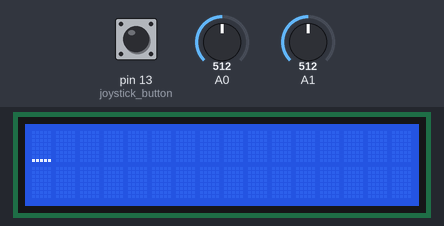
A sketch run on a simulated Arduino Uno, built with avr-gcc and run on an emulated ATmega328P. Parts: 16×2 character LCD. The test bench sets the inputs (shaded band); at power-on: pin 13 (joystick_button) HIGH, A0 = 512, A1 = 512.

Above: at 1.2 s.
1.3 s: pin 13 (joystick_button) pulled LOW for 1 s
At 2.1 s:
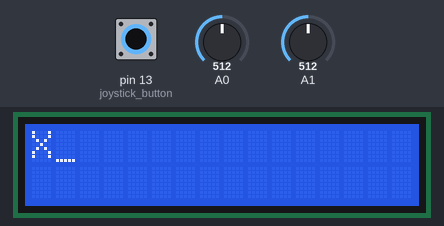
3.9 s: A0 set to 910
5.5 s: A1 set to 910
At 6.6 s:
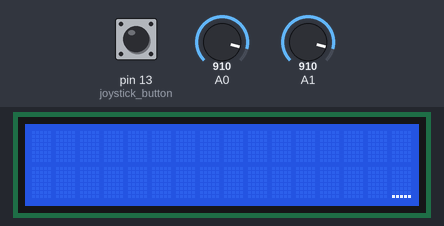
7.1 s: pin 13 (joystick_button) pulled LOW for 0.15 s
At 8.1 s:
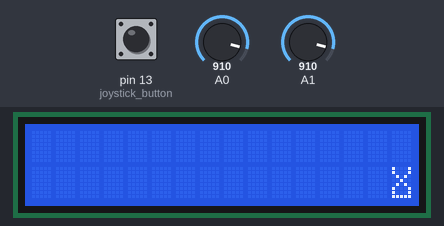
8.8 s: A0 set to 90
At 9.02 s:
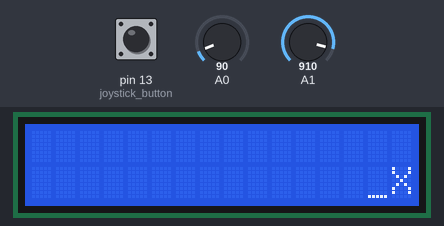
10.4 s: pin 13 (joystick_button) pulled LOW for 0.15 s
At 10.9 s:
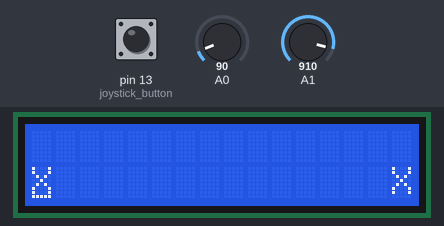
Timing chart, 0 to 13.1 s (numbered marks = the images above; inputs shaded):
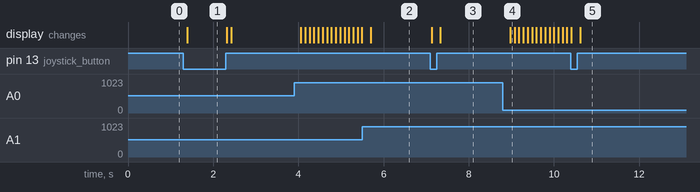

Measured:
- after the input at 1.3 s, the display: changes after 0.10 s (image 1)
- after the input at 5.5 s, the display: changes after 0.20 s (image 2)
- after the input at 7.1 s, the display: first changes at once (image 3 shows a later state)
- after the input at 8.8 s, the display: changes after 0.17 s (image 4)
- after the input at 10.4 s, the display: first changes at once (image 5 shows a later state)

The sketch:

lab5ex3.ino
```cpp
#include "Timer.h"
#include <LiquidCrystal.h>

LiquidCrystal lcd(12,10,5,4,3,2);
enum STATE {INIT, rel, erase} gState = INIT;
int x_joystick;
int y_joystick;
int button = LOW;
int x_cursor = 0;
int y_cursor = 0;
String c = "X";
int cnt = 0;

void ButtonPress(void) {
  //transitions

  switch (gState) {
    case INIT:
      if (cnt > 5) {
        gState = erase;
      }
      else if (!button) {
        gState = rel;
      }
      else {
        gState = INIT;
      }
    break;
    case rel:
      if (button) {
        gState = INIT;
      }
      else {
        gState = rel;
      }
    break;
    case erase:
      gState = INIT;
    break;
  }

  //actions
  switch (gState) {
    case INIT:
    break;
    case rel:
      lcd.print(c);
      cnt++;
    break;
    case erase:
      lcd.clear();
      cnt = 0;
      x_cursor = 0;
      y_cursor = 0;
    break;
  }

}

void MoveCursor(void) {
  if (x_joystick < 100 && x_cursor > 0) {
    x_cursor--;
  }
  if (x_joystick > 900 && x_cursor < 15) {
    x_cursor++;
  }
  if (y_joystick < 100 && y_cursor > 0) {
    y_cursor--;
  }
  if (y_joystick > 900 && y_cursor < 1) {
    y_cursor++;
  }
}

void setup() {
  lcd.begin(16, 2);
  lcd.clear();
  pinMode(A0, INPUT); //x_joystick input
  pinMode(A1, INPUT); //y_joystick input
  pinMode(13, INPUT_PULLUP); //joystick button
  TimerSet(100); //this value the period in ms
  TimerOn();
  Serial.begin(9600);
}

void loop()
{
  x_joystick = analogRead(A0);
  y_joystick = analogRead(A1);
  button = digitalRead(13);
  lcd.cursor();
  // Serial.println("What character do you want to print? Enter:");
  // String c = getString();
  lcd.setCursor(x_cursor, y_cursor);
  ButtonPress();
  MoveCursor();
  while(!TimerFlag){}
  TimerFlag = 0;
}

String getString(){
  while(true){
    while(!Serial.available()){}
    String input = Serial.readStringUntil('\n');
    return input;
  }
}
```

Timer.h
```cpp
// Permission to copy is granted provided that this header remains intact.
// This software is provided with no warranties.

////////////////////////////////////////////////////////////////////////////////

#ifndef Timer
#define Timer

#include "Arduino.h"

volatile unsigned char TimerFlag = 0; // TimerISR() sets this to 1. C programmer should clear to 0.

// Internal variables for mapping AVR's ISR to our cleaner TimerISR model.
unsigned long _avr_timer_M = 1; // Start count from here, down to 0. Default 1ms
unsigned long _avr_timer_cntcurr = 0; // Current internal count of 1ms ticks

// Set TimerISR() to tick every M ms
void TimerSet(unsigned long M) {
	_avr_timer_M = M;
	_avr_timer_cntcurr = _avr_timer_M;
}

void TimerOn() {
	// AVR timer/counter controller register TCCR1
  TCCR1B 	= 0x0B;	// bit3 = 1: CTC mode (clear timer on compare)
					// bit2bit1bit0=011: prescaler /64
					// 00001011: 0x0B
					// SO, 16 MHz clock or 16,000,000 /64 = 250,000 ticks/s
					// Thus, TCNT1 register will count at 250,000 ticks/s
          // FOR MICROSECONDS:
          // bit3 = 1: CTC mode (clear timer on compare)
					// bit2bit1bit0=010: prescaler /64
					// 00001011: 0x0A
					// SO, 16 MHz clock or 16,000,000 /8 = 2,000,000 ticks/s
					// Thus, TCNT1 register will count at 2,000,000 ticks/s

	// AVR output compare register OCR1A.
	OCR1A 	= 250;	// Timer interrupt will be generated when TCNT1==OCR1A
					// We want a 1 ms tick. 0.001 s * 250,000 ticks/s = 250
					// So when TCNT1 register equals 250,
					// 1 ms has passed. Thus, we compare to 250.
					// AVR timer interrupt mask register
          // FOR MICROSECONDS:
          // Timer interrupt will be generated when TCNT1==OCR1A
					// We want a 1 us tick. 0.000001 s * 2,000,000 ticks/s = 2
					// So when TCNT1 register equals 2,
					// 1 us has passed. Thus, we compare to 2.
					// AVR timer interrupt mask register

	TIMSK1 	= 0x02; // bit1: OCIE1A -- enables compare match interrupt

	//Initialize avr counter
	TCNT1 = 0;

	// TimerISR will be called every _avr_timer_cntcurr milliseconds
	_avr_timer_cntcurr = _avr_timer_M;

	//Enable global interrupts
	SREG |= 0x80;	// 0x80: 1000000
}

void TimerOff() {
	TCCR1B 	= 0x00; // bit3bit2bit1bit0=0000: timer off
}

void TimerISR() {
	TimerFlag = 1;
}

// In our approach, the C programmer does not touch this ISR, but rather TimerISR()
ISR(TIMER1_COMPA_vect)
{
	// CPU automatically calls when TCNT0 == OCR0 (every 1 ms per TimerOn settings)
	_avr_timer_cntcurr--; 			// Count down to 0 rather than up to TOP
	if (_avr_timer_cntcurr == 0) { 	// results in a more efficient compare
		TimerISR(); 				// Call the ISR that the user uses
		_avr_timer_cntcurr = _avr_timer_M;
	}
}

#endif //Timer
```
